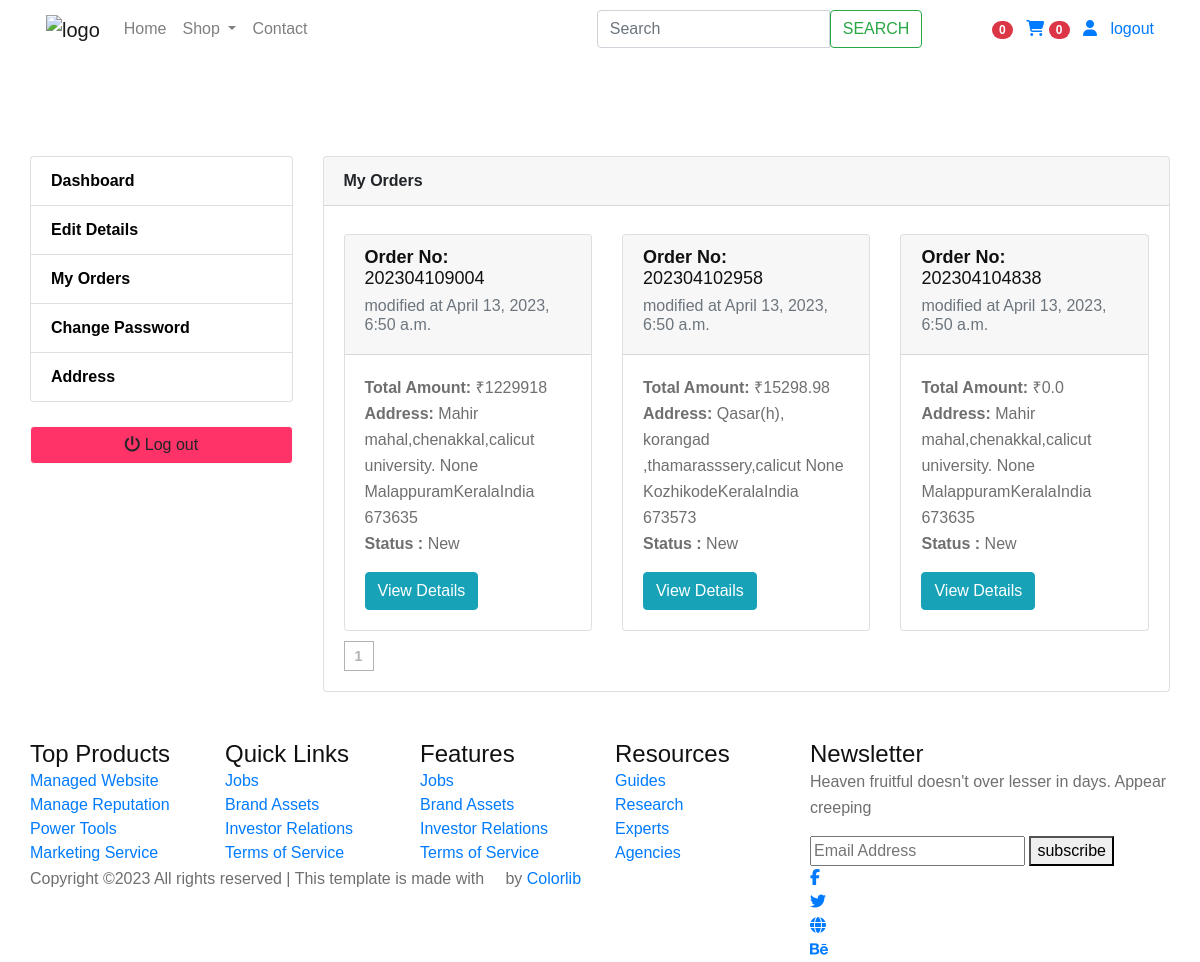
/accounts/my_orders/ (signed in), run on an earlier commit of the app's database.
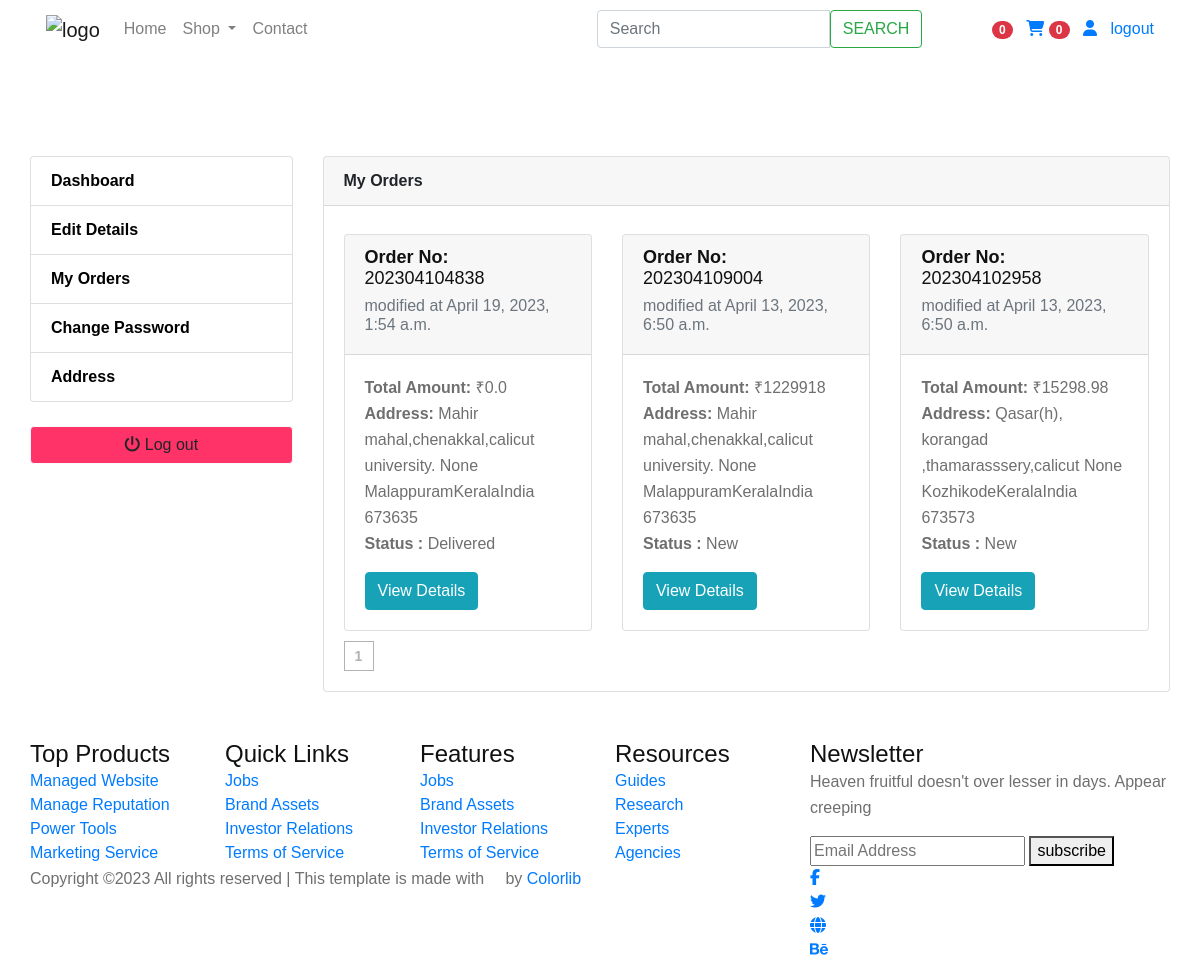
And on a later commit of the database.
### order/models.py (models this page shows, shortened)
class Order(models.Model):
    user = models.ForeignKey(Account, on_delete=models.CASCADE)
    payment = models.ForeignKey(Payment, on_delete=models.SET_NULL, blank=True , null=True)
    order_number = models.CharField(max_length=30)
    dateCreated = models.DateTimeField(auto_now_add=True)
    orderTotal = models.FloatField()
    tax = models.FloatField(default='18')
    status = models.CharField(choices=status, default='Order Confirmed', max_length=50)
    isOrdered = models.BooleanField(default=False)
    refund = models.CharField(max_length=100, blank=True, null=True, default=None)
    first_name = models.CharField(max_length=100)
    last_name = models.CharField(max_length=100)
    email_address = models.EmailField(max_length=100, default='email')
    phone_number = models.CharField(max_length=100, default='phone')
    address1 = models.CharField(max_length=100, blank=True, null=True, default=None)
    address2 = models.CharField(max_length=100, blank=True, null=True, default=None)
    city = models.CharField(max_length=100)
    state = models.CharField(blank=True, max_length=20)
    country = models.CharField(blank=True, max_length=50)
    zipcode = models.IntegerField(null=True)
    is_returned = models.BooleanField(default=False)
    return_reason = models.CharField(max_length=50, blank=True)
    orderNote = models.TextField(max_length=1000, blank=True, null=True, default=None)
    createdAt = models.DateTimeField(auto_now=True)
    modifiedAt = models.DateTimeField(auto_now=True)
    def fullAddress(self):
        return f'{self.address1} {self.address2} {self.city}{self.state}{self.country} {self.zipcode}'

class Payment(models.Model):
    user = models.ForeignKey(Account, on_delete=models.CASCADE)
    paymentId = models.CharField(max_length=100)
    amountPaid = models.CharField(max_length=100)
    status = models.CharField(max_length=100)
    createdAt = models.DateTimeField(auto_now_add=True)
    paymentMethod = models.CharField(max_length=100, blank=True, null=True)

### accounts/views.py (the view)
# urls.py: path('my_orders/', views.my_orders, name='my_orders'),
@login_required(login_url='login')
def my_orders(request):
    all_orders = Order.objects.filter(user=request.user,isOrdered=True).order_by('-createdAt')
    paginator = Paginator(all_orders, 6)
    page_number = request.GET.get('page')
    page_object = paginator.get_page(page_number)
    context = {
        'all_orders': page_object
    }
    print(all_orders.count())
    return render(request,'accounts/order_details.html',context)

### cart/context_processors.py (called while the page is built)
def counter(request):
    cart_count = 0
    if 'admin' in request.path:
        return {}
    else:
        try:
            cart = Cart.objects.filter(cart_id=_cart_id(request))
            if request.user.is_authenticated:
                cart_items = CartItem.objects.all().filter(user=request.user)
            else:
                cart_items = CartItem.objects.all().filter(cart=cart[:1])
            for cart_item in cart_items:
                cart_count += cart_item.quantity
        except Cart.DoesNotExist:
            cart_count = 0
    return dict(cart_count=cart_count)

### cart/views.py (called while the page is built)
def _cart_id(request):
    cart = request.session.session_key
    if not cart:
        cart = request.session.create()
    return cart

def _wishlist_id(request):
    wishlist = request.session.session_key
    if not wishlist:
        wishlist = request.session.create()
    return wishlist

### category/context_processors.py (called while the page is built)
def  menu_links(request):
    links=Category.objects.all()
    return {
       'links': links
    }

### category/models.py (called while the page is built)
    def get_url(self):
        return reverse('products_by_category', args=[ self.slug])

### templates/accounts/order_details.html (shortened to what this page needs)
{% extends 'base.html' %}
{% load static %}
{% block content %}
<section class="breadcrumb-section pb-5 ">
        <div class="row">
            <div class="col-lg-12 text-center">
            </div>
        </div>
</section>
<section class="section-conten padding-y bg mb-5">
<div class="container">
	<div class="row">
	{% include 'includes/dashboard_sidebar.html' %}
	<main class="col-md-9">
		<article class="card">
		<header class="card-header">
			<strong class="d-inline-block mr-3">My Orders</strong>
		</header>
		<div class="card-body">
			<div class="row">
            {% if all_orders%}
             {% for order in all_orders %}
			<div class="col-md-4 mt-2">
                <div class="card ">
                <div class="card-header ">
                    <h5 class="card-title" > <strong> Order No: </strong>  {{order.order_number}}</h5>
                    <h6 class="card-subtitle mb-2 text-muted"> modified at {{order.modifiedAt}}</h6>
                </div>
                    <div class="card-body">
                        <p class="card-text"> <strong>Total Amount: </strong>  ₹{{order.payment.amountPaid}} <br> <strong> Address: </strong> {{order.fullAddress|capfirst}}
                            <br> <strong> Status : </strong> {{order.status}}
                        </p>
                        <a href="{% url 'order_details' order.order_number %}" class="btn btn-info">View Details</a>
                    </div>
                </div>
            </div>
            {% endfor %}
            {% endif %}
			</div>
            <div class="product__pagination ">
                  <a href="?page={{ all_orders.number }}">{{ all_orders.number }}</a>
              </div>
		</div>
		</article>
	</main>
</div>
</div>
</section>
{% endblock %}

What changed in the data, as far as the page shows it:
changed Order: modifiedAt "April 13, 2023, 6:50 a.m." → "April 19, 2023, 1:54 a.m."; status "New" → "Delivered"; moves up the list
